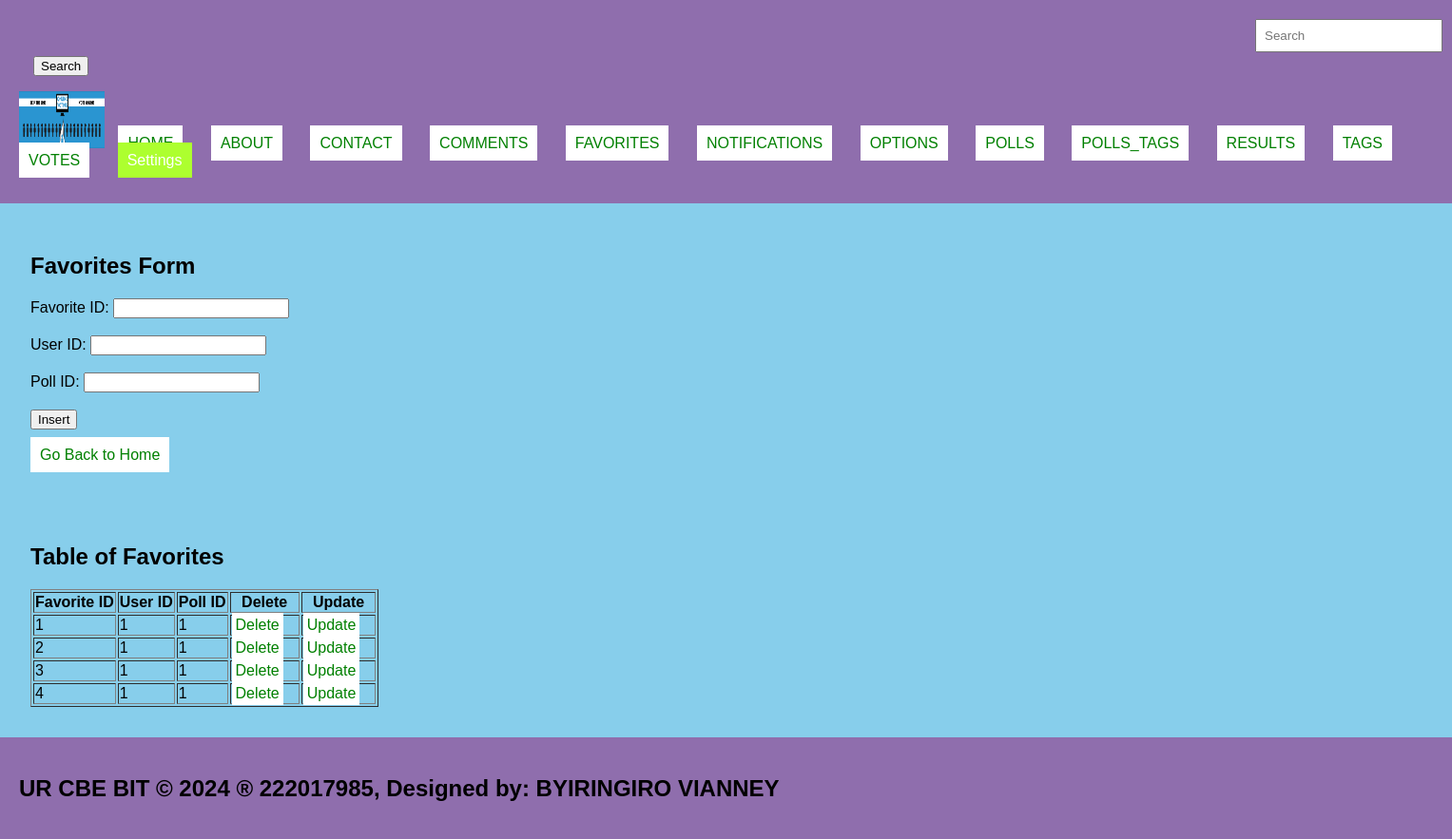
Screenshot of /Favorites.php with the database file from the repository.
### tables this page shows
CREATE TABLE `favorites` (
  `favorite_id` int(11) NOT NULL,
  `user_id` int(11) DEFAULT NULL,
  `poll_id` int(11) DEFAULT NULL
);

### Favorites.php (the view, shortened to what this page needs)
<!DOCTYPE html>
<html lang="en">
<head>
  <link rel="stylesheet" type="text/css" href="style.css" title="style 1" media="screen, tv, projection, handheld, print"/>
</head>
<body bgcolor="skyblue">
<header>
  <form class="d-flex" role="search" action="search.php">
    <input class="form-control me-2" type="search" placeholder="Search" aria-label="Search" name="query">
    <button class="btn btn-outline-success" type="submit">Search</button>
  </form>
  <ul style="list-style-type: none; padding: 0;">
    <li style="display: inline; margin-right: 10px;"><img src="./images/Online-Voting.png" width="90" height="60" alt="Logo"></li>
    <li style="display: inline; margin-right: 10px;"><a href="./home.html">HOME</a></li>
    <li style="display: inline; margin-right: 10px;"><a href="./about.html">ABOUT</a></li>
    <li style="display: inline; margin-right: 10px;"><a href="./contact.html">CONTACT</a></li>
    <li style="display: inline; margin-right: 10px;"><a href="./Comments.php">COMMENTS</a></li>
    <li style="display: inline; margin-right: 10px;"><a href="./Favorites.php">FAVORITES</a></li>
    <li style="display: inline; margin-right: 10px;"><a href="./Notifications.php">NOTIFICATIONS</a></li>
    <li style="display: inline; margin-right: 10px;"><a href="./Options.php">OPTIONS</a></li>
    <li style="display: inline; margin-right: 10px;"><a href="./Polls.php">POLLS</a></li>
    <li style="display: inline; margin-right: 10px;"><a href="./Polls_tags.php">POLLS_TAGS</a></li>
    <li style="display: inline; margin-right: 10px;"><a href="./Results.php">RESULTS</a></li>
    <li style="display: inline; margin-right: 10px;"><a href="./Tags.php">TAGS</a></li>
    <li style="display: inline; margin-right: 10px;"><a href="./Votes.php">VOTES</a></li>
    <li class="dropdown" style="display: inline; margin-right: 10px;">
      <a href="#" style="padding: 10px; color: white; background-color: greenyellow; text-decoration: none; margin-right: 15px;">Settings</a>
    </li>
  </ul>
</header>
<section>
  <h1>Favorites Form</h1>
  <form method="post" action="<?php echo htmlspecialchars($_SERVER["PHP_SELF"]); ?>" onsubmit="return confirmInsert();">
    <label for="favorite_id">Favorite ID:</label>
    <input type="number" id="favorite_id" name="favorite_id"><br><br>
    <label for="user_id">User ID:</label>
    <input type="number" id="user_id" name="user_id" required><br><br>
    <label for="poll_id">Poll ID:</label>
    <input type="number" id="poll_id" name="poll_id" required><br><br>
    <input type="submit" name="add" value="Insert"><br><br>
    <a href="./home.html">Go Back to Home</a>
  </form>
  <?php
  include('database_connection.php');
  ?>
</section>
<section>
  <h2>Table of Favorites</h2>
  <table border="1">
    <tr>
      <th>Favorite ID</th>
      <th>User ID</th>
      <th>Poll ID</th>
      <th>Delete</th>
      <th>Update</th>
    </tr>
    <?php
    $sql = "SELECT * FROM favorites";
    $result = $connection->query($sql);
    if ($result->num_rows > 0) {
        while ($row = $result->fetch_assoc()) {
            $favorite_id = $row['favorite_id'];
            echo "<tr>
                    <td>" . $row['favorite_id'] . "</td>
                    <td>" . $row['user_id'] . "</td>
                    <td>" . $row['poll_id'] . "</td>
                    <td><a style='padding:4px' href='delete_favorites.php?favorite_id=$favorite_id'>Delete</a></td>
                    <td><a style='padding:4px' href='update_favorites.php?favorite_id=$favorite_id'>Update</a></td>
                </tr>";
        }
    } else {
        echo "<tr><td colspan='5'>No data found</td></tr>";
    }
    ?>
  </table>
</section>
<footer>
  <marquee>
    <b><h2>UR CBE BIT &copy; 2024 &reg; 222017985, Designed by: BYIRINGIRO VIANNEY</h2></b>
  </marquee>
</footer>
</body>
</html>

### style.css (style rules this page uses)
body { font-family: Arial, sans-serif; margin: 0; padding: 0; }
header { background-color: #8987; padding: 20px; }
footer { background-color: #8987; padding: 20px; }

### Favorites.php (style rules this page uses)
a { padding: 10px; color: white; background-color: white; text-decoration: none; margin-right: 15px; }
a:link { color: green; }
button.btn { margin-left: 15px; margin-top: 4px; }
input.form-control { margin-left: 1300px; padding: 8px; }
header { background-color: #9067; padding: 20px; }
section { padding:32px; }
footer { background-color: #9067; padding: 20px; }

### rows the page displays
favorites: favorite_id "1", user "1", poll "1"
favorites: favorite_id "2", user "1", poll "1"
favorites: favorite_id "3", user "1", poll "1"
favorites: favorite_id "4", user "1", poll "1"
